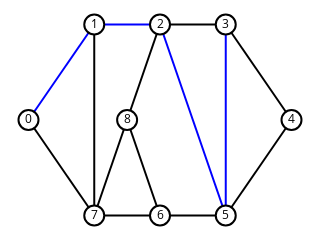

Source (notebook cell):
### Markdown cell above
### Exercício 5

Use cores para dar um exemplo de caminho no grafo `ug`.

### Code cell
#Caminho 0-1-2-5-3
sn.reset_node_colors(ug)
sn.reset_edge_colors(ug)
ug.edge[0][1]['color'] = (0, 0, 255)
ug.edge[1][2]['color'] = (0, 0, 255)
ug.edge[2][5]['color'] = (0, 0, 255)
ug.edge[5][3]['color'] = (0, 0, 255)
sn.show_graph(ug, nlab=True)

### Figure 1 — Plotly figure (JSON) as saved in the notebook; plotly's stock layout.template omitted (floating-point values rounded to 4 significant figures)
{"data": [{"hoverinfo": "none", "line": {"color": "rgb(0, 0, 255)", "width": 2}, "mode": "lines", "x": [0, 0.25, null, 0.25, 0.5, null, 0.5, 0.75, null, 0.75, 0.75, null], "y": [0.5, 1, null, 1, 1, null, 1, 0, null, 1, 0, null]}, {"hoverinfo": "none", "line": {"color": "rgb(0, 0, 0)", "width": 2}, "mode": "lines", "x": [0, 0.25, null, 0.25, 0.25, null, 0.5, 0.375, null, 0.5, 0.75, null, 0.75, 1, null, 1, 0.75, null, 0.75, 0.5, null, 0.5, 0.375, null, 0.5, 0.25, null, 0.25, 0.375, null], "y": [0.5, 0, null, 1, 0, null, 1, 0.5, null, 1, 1, null, 1, 0.5, null, 0.5, 0, null, 0, 0, null, 0, 0.5, null, 0, 0, null, 0, 0.5, null]}, {"hoverinfo": "none", "marker": {"color": "rgb(255, 255, 255)", "line": {"color": "rgb(0, 0, 0)", "width": 2}, "size": 20}, "mode": "markers+text", "text": ["0", "1", "2", "3", "4", "5", "6", "7", "8"], "textfont": {"color": "rgb(0, 0, 0)"}, "textposition": "middle center", "x": [0, 0.25, 0.5, 0.75, 1, 0.75, 0.5, 0.25, 0.375], "y": [0.5, 1, 1, 1, 0.5, 0, 0, 0, 0.5]}], "layout": {"height": 180, "margin": {"b": 0, "l": 0, "r": 0, "t": 0}, "showlegend": false, "width": 320, "xaxis": {"showgrid": false, "showticklabels": false, "zeroline": false}, "yaxis": {"showgrid": false, "showticklabels": false, "zeroline": false}}}
